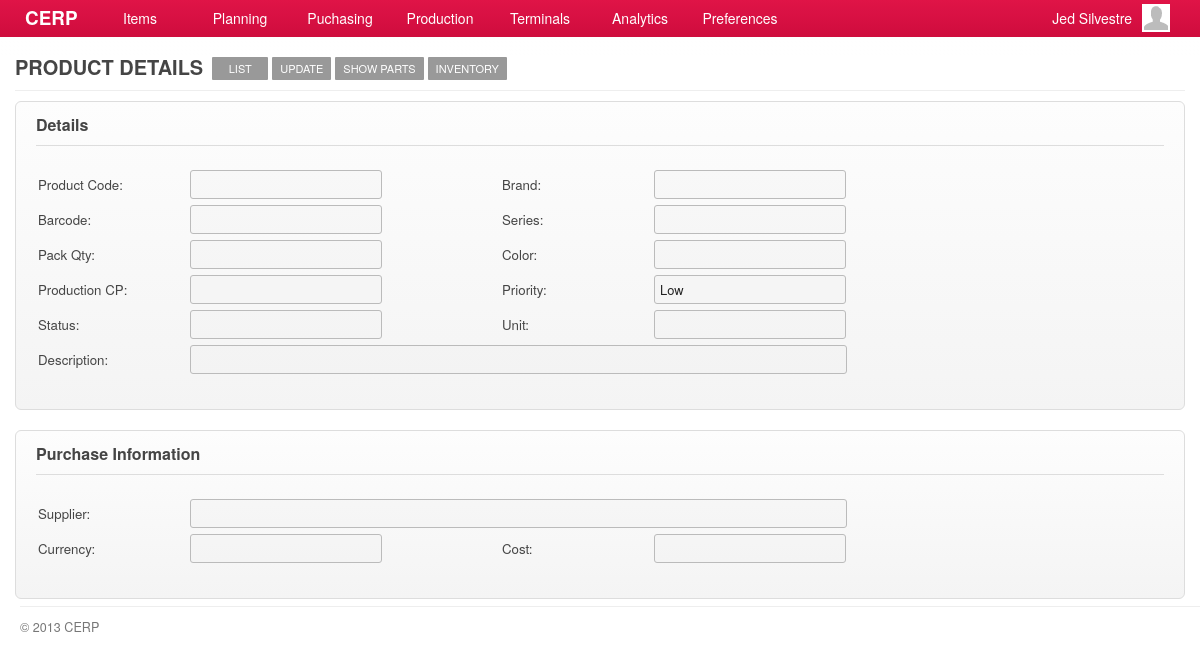
Screenshot of /account/products-show.php (signed in) with the database file from the repository.
### tables this page shows
CREATE TABLE `capabilities` (
  `id` int(11) NOT NULL AUTO_INCREMENT,
  `title` varchar(45) DEFAULT NULL,
  `name` varchar(45) DEFAULT NULL,
  `capability` varchar(45) DEFAULT NULL,
  `url` varchar(45) DEFAULT NULL,
  `parent` int(11) DEFAULT NULL,
  PRIMARY KEY (`id`)
);

### include/general.class.php (called while the page is built, shortened)
<?php
require('database.class.php');
require('capabilities.class.php');
require('role.class.php');
$DB				= new MySQL;
  $DB->database	= "cerpdb";
  $DB->username	= "cerpuser";
  $DB->password	= "cerpuser";
  $DB->hostname	= "localhost";
$Capabilities	= new Capabilities($DB);
$Signed			= $_SESSION['user'];
$Role		= new Role($DB, $Signed['id']);
?>

### include/role.class.php (called while the page is built, shortened)
<?php
class Role
{
	private $DB;
	private $user_id;
	function Role($db, $uid) {
  	$this->DB = $db;
		$this->user_id = $uid;
  }
	function isCapableByName($cap_name) {
		foreach ($this->getUserRoles() as $user_role) {
			$result = $this->DB->Find('role_capabilities', array(
						  			'columns' 		=> 'role_capabilities.*',
						  			'joins' => 'INNER JOIN capabilities ON capabilities.id = role_capabilities.capability_id',
						  	    'conditions' 	=> 'capabilities.capability="'. $cap_name .'" AND role_id='. $user_role['role_id']));
			if(isset($result)) {
				return TRUE;
			}
		}
	}
	function getUserRoles() {
		$result = $this->DB->Get('user_roles', array(
						  			'columns' 		=> 'user_roles.role_id, roles.name',
						  			'joins' => 'INNER JOIN roles ON roles.id = user_roles.role_id',
						  	    'conditions' 	=> 'user_roles.user_id='. $this->user_id));
		if(isset($result)) {
			return $result;
		}
	}
}

### include/database.class.php (called while the page is built, shortened)
<?php
class MySQL {
  public $username	= "cerpuser";
  public $password	= "cerpuser";
  public $hostname	= "localhost";
  public function Connect() {
    $conn = mysql_connect($this->hostname, $this->username, $this->password) or die("<br/><span class='notice'><p class='error'><strong>ERROR!</strong> Unable to connect to MySQL! </p></span>");
    return $conn;
  }
  public function Query($sql) {
  	$conn = $this->Connect();
    $result = mysql_query($sql, $conn);
	return $result;
  }
	function Find($table, $args='') {
  	if (isset($args)) {
  	  $args['columns'] = (isset($args['columns']) ? $args['columns'] : '*');
  	  $args['joins'] = (isset($args['joins']) ? $args['joins'] : '');
	 	 	$args['conditions'] = ($args['conditions'] == '' ? '' : 'where '.$args['conditions']);
		}
		$sql = "SELECT ".$args['columns']." FROM ".$table." ".$args['joins']." ".$args['conditions'];
		$row = $this->IsEmpty($this->Query($sql));
		return mysql_fetch_array($row);
  }
  function Get($table, $args='') {
  	if (isset($args)) {
  	  $args['columns'] = (isset($args['columns']) ? $args['columns'] : '*');
  	  $args['joins'] = (isset($args['joins']) ? $args['joins'] : '');
		  $args['conditions'] = ($args['conditions'] == '' ? '' : 'WHERE '.$args['conditions']);
  	  $args['order'] = (isset($args['order']) ? ' ORDER BY '.$args['order'] : '');
  	  $args['limit'] = (isset($args['limit']) ? ' LIMIT '.$args['limit'] : '');
  	  $args['group'] = (isset($args['group']) ? ' GROUP BY '.$args['group'] : '');
		}
		$data = array();
		$sql = "SELECT ".$args['columns']." FROM ".$table." ".$args['joins']." ".$args['conditions']." ".$args['group']." ".$args['order']." ".$args['limit'];
		$result = $this->IsEmpty($this->Query($sql));
		if(!empty($result)) {
	      while ($row = mysql_fetch_array($result)) {
	        $data[] = $row;
	      }
		}
		return $data;
  }
  private function IsEmpty($result) {
    if(mysql_num_rows($result) > 0) return $result;
    return null;
  }
}

### include/capabilities.class.php (called while the page is built, shortened)
<?php
class Capabilities {
  private $DB;
	public $All;
	function Capabilities($db) {
		$this->DB = $db;
		$this->GetCapabilities();
	}
  function GetTitle() {
    global $capability_key;
	return $this->All[$capability_key]['title'];
  }
	function GetCapabilities() {
		$capabilities = $this->DB->Get('capabilities', array(
					  			'columns' 		=> 'id, capability, title, name, parent, url',
					  	    'conditions' 	=> 'parent IS NOT null ORDER BY parent'));
		$all = array();
		foreach ($capabilities as $cap) {
			$all[$cap['capability']] = array('title' => $cap['title'],'name' => $cap['name'], 'url' => $cap['url'], 'parent' => $cap['parent']);
		}
		$this->All = $all;
	}
}

### account/products-show.php (the view, shortened to what this page needs)
<?php
  $capability_key = 'show_product';
  require('header.php');
	$allowed = $Role->isCapableByName($capability_key);
	if(!$allowed) {
		require('inaccessible.php');
	}else{
?>
	<div id="page">
		<div id="page-title">
    	<h2>
      	<span class="title"><?php echo $Capabilities->GetTitle(); ?></span>
        <?php
				  echo '<a href="'.$Capabilities->All['products']['url'].'" class="nav">'.$Capabilities->All['products']['name'].'</a>';
				  echo '<a href="'.$Capabilities->All['edit_product']['url'].'?pid='.$_GET['pid'].'" class="nav">'.$Capabilities->All['edit_product']['name'].'</a>';
					echo '<a href="'.$Capabilities->All['show_parts_tree']['url'].'?pid='.$_GET['pid'].'&code='.$products['product_code'].'" class="nav">'.$Capabilities->All['show_parts_tree']['name'].'</a>';
					echo '<a href="'.$Capabilities->All['show_product_inventory']['url'].'?id='.$_GET['pid'].'" class="nav">'.$Capabilities->All['show_product_inventory']['name'].'</a>';
				?>
      </h2>
		</div>
		<div id="content">
			<form>
				<div class="form-container">
				<h3 class="form-title">Details</h3>
	        <table>
	           <tr>
	              <td width="150">Product Code:</td><td width="310"><input type="text" value="<?php echo $products['product_code'] ?>" class="text-field magenta" disabled/></td>
	              <td width="150">Brand:</td><td><input type="text" value="<?php echo $products['brand'] ?>" class="text-field" disabled/>
	              </td>
	           </tr>
	           <tr>
	              <td>Barcode:</td><td><input type="text" value="<?php echo $products['bar_code'] ?>" class="text-field" disabled/></td>
	              <td>Series:</td><td><input type="text" value="<?php echo $products['series'] ?>" class="text-field" disabled/></td>
	           </tr>
	           <tr>
	              <td>Pack Qty:</td><td><input type="text" value="<?php echo $products['pack_qty'] ?>" class="text-field text-right" disabled/></td>
	              <td>Color:</td><td><input type="text" value="<?php echo $products['color'] ?>" class="text-field" disabled/></td>
	           </tr>
	           <tr>
	              <td>Production CP:</td><td><input type="text" value="<?php echo $products['prod_cp'] ?>" class="text-field text-right numbers" disabled/></td>
	              <td>Priority:</td><td><input type="text" value="<?php echo ($products['priority']==1) ? 'High' : 'Low' ?>" class="text-field" disabled/></td>
	           </tr>
	           <tr>
	              <td>Status:</td><td><input type="text" value="<?php echo $products['status'] ?>" class="text-field" disabled/></td>
	              <td>Unit:</td><td><input type="text" value="<?php echo $products['unit'] ?>" class="text-field" disabled/></td>
	           </tr>
	           <tr>
	              <td>Description:</td>
	              <td colspan="99">
	                <input type="text" value="<?php echo $products['description'] ?>" class="text-field" style="width:645px" disabled/>
	              </td>
	           </tr>
	           <tr><td height="5" colspan="99"></td></tr>
	        </table>
				</div>
				<br/>
				<div class="form-container">
					<h3 class="form-title">Purchase Information</h3>
	        <table>
	           <tr>
	              <td width="150">Supplier:</td>
	              <td colspan="99">
	              	<input type="text" value="<?php echo $products['supplier'] ?>" class="text-field" style="width:645px" disabled/>
	              </td>
	           </tr>
	           <tr>
	              <td width="150">Currency:</td><td width="310"><input type="text" value="<?php echo $products['currency'] ?>" class="text-field" disabled/></td>
	              <td width="150">Cost:</td><td><input type="text" value="<?php echo $products['cost'] ?>" class="text-field  text-right" disabled/></td>
	           </tr>
	           <tr><td height="5" colspan="99"></td></tr>
	        </table>
				</div>
      </form>
		</div>
	</div>
<?php }
require('footer.php'); ?>

### stylesheets/main.css (style rules this page uses)
*, html, body { margin:0;padding:0; }
html { font-size: 100%; -webkit-text-size-adjust: 100%; -ms-text-size-adjust: 100%; }
body { margin: 0; font-family:"Helvetica Neue", Helvetica, Arial, sans-serif; font-size:14px; line-height:20px; color:#454545; background-color:#ffffff; }
h1, h2, h3, h4 { padding:0 0 5px; margin:0 0 10px; }
h2 { font-size:20px; }
h3 { font-size:16px; }
#page { background-color:#ffffff; font-size:95%; }
#content { padding:0 15px; min-height: 500px; }
#page-title { margin:0 15px 10px; padding:57px 0 0; border-bottom:solid 1px #eeeeee; }
#page-title h2 { margin:0; padding:0 0 10px; }
#page-title h2 .title { float:left; padding-right:5px; text-transform:uppercase; }
#page-title h2 .nav { float:left; display:block; margin:0 0 0 4px; padding:6px 8px; background-color:#999999; color:#ffffff; font-weight:normal; font-size:11px; line-height:11px; cursor:pointer; -webkit-border-radius:1px; -moz-border-radius:1px; border-radius:1px; text-transform:uppercase; min-width:40px; text-align: center; }
.text-right { text-align:right; }
.magenta { color: #D11560; }

### stylesheets/form.css (style rules this page uses)
form { margin:0 0 10px; }
form table tr th, form table tr td { padding:2px 0; }
.form-container { padding:20px; border:solid 1px #dddddd; background-color:#f9f9f9; background-image:-moz-linear-gradient(top, #fdfdfd, #f4f4f4); background-image:-webkit-gradient(linear, 0 0, 0 100%, from(#fdfdfd), to(#f4f4f4)); background-image:-webkit-linear-gradient(top, #fdfdfd, #f4f4f4); background-image:-o-linear-gradient(top, #fdfdfd, #f4f4f4); background-image:linear-gradient(to bottom, #fdfdfd, #f4f4f4); -webkit-border-radius:6px; -moz-border-radius:6px; border-radius:6px; }
.form-title { margin:-7px 0 20px; padding:0 0 10px; border-bottom:solid 1px #dddddd; }
input, textarea, select { padding:4px 5px; border:solid 1px #bbbbbb; color:#222222; font-size:97%; font-family:"Helvetica Neue", Helvetica, Arial, sans-serif; -webkit-border-radius:3px; -moz-border-radius:3px; border-radius:3px; }
input.text-field { width:180px; }

### rows the page displays
capabilities: title "PRODUCT DETAILS"
capabilities: name "LIST"
capabilities: name "UPDATE"
capabilities: name "SHOW PARTS"
capabilities: name "INVENTORY"

### other values shown
$Signed['first_name'] "Jed"
$Signed['last_name'] "Silvestre"
